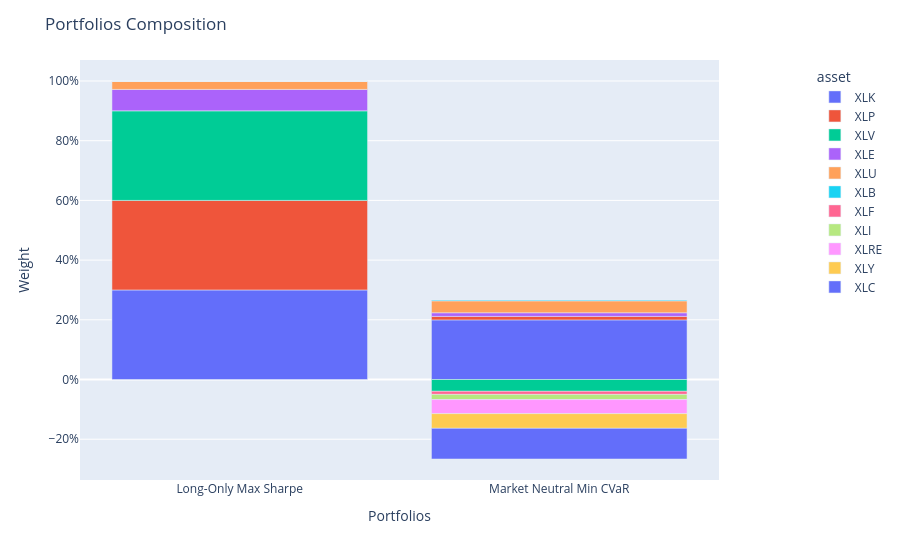

The notebook cell saved with this chart:
### Code cell
population = Population([pred_long_only, pred_market_neutral])

population.summary()

fig = population.plot_cumulative_returns()
fig.show(renderer="browser")
population.plot_composition()

### Figure 1 — Plotly figure (JSON) as saved in the notebook; plotly's stock layout.template omitted (floating-point values rounded to 4 significant figures)
{"data": [{"hovertemplate": "asset=XLK<br>index=%{x}<br>value=%{y}<extra></extra>", "legendgroup": "XLK", "marker": {"color": "#636efa", "pattern": {"shape": ""}}, "name": "XLK", "orientation": "v", "showlegend": true, "textposition": "auto", "type": "bar", "x": ["Long-Only Max Sharpe", "Market Neutral Min CVaR"], "xaxis": "x", "y": [0.3, 0.1998], "yaxis": "y"}, {"hovertemplate": "asset=XLP<br>index=%{x}<br>value=%{y}<extra></extra>", "legendgroup": "XLP", "marker": {"color": "#EF553B", "pattern": {"shape": ""}}, "name": "XLP", "orientation": "v", "showlegend": true, "textposition": "auto", "type": "bar", "x": ["Long-Only Max Sharpe", "Market Neutral Min CVaR"], "xaxis": "x", "y": [0.3, 0.01173], "yaxis": "y"}, {"hovertemplate": "asset=XLV<br>index=%{x}<br>value=%{y}<extra></extra>", "legendgroup": "XLV", "marker": {"color": "#00cc96", "pattern": {"shape": ""}}, "name": "XLV", "orientation": "v", "showlegend": true, "textposition": "auto", "type": "bar", "x": ["Long-Only Max Sharpe", "Market Neutral Min CVaR"], "xaxis": "x", "y": [0.3, -0.03952], "yaxis": "y"}, {"hovertemplate": "asset=XLE<br>index=%{x}<br>value=%{y}<extra></extra>", "legendgroup": "XLE", "marker": {"color": "#ab63fa", "pattern": {"shape": ""}}, "name": "XLE", "orientation": "v", "showlegend": true, "textposition": "auto", "type": "bar", "x": ["Long-Only Max Sharpe", "Market Neutral Min CVaR"], "xaxis": "x", "y": [0.0718, 0.01209], "yaxis": "y"}, {"hovertemplate": "asset=XLU<br>index=%{x}<br>value=%{y}<extra></extra>", "legendgroup": "XLU", "marker": {"color": "#FFA15A", "pattern": {"shape": ""}}, "name": "XLU", "orientation": "v", "showlegend": true, "textposition": "auto", "type": "bar", "x": ["Long-Only Max Sharpe", "Market Neutral Min CVaR"], "xaxis": "x", "y": [0.0282, 0.03985], "yaxis": "y"}, {"hovertemplate": "asset=XLB<br>index=%{x}<br>value=%{y}<extra></extra>", "legendgroup": "XLB", "marker": {"color": "#19d3f3", "pattern": {"shape": ""}}, "name": "XLB", "orientation": "v", "showlegend": true, "textposition": "auto", "type": "bar", "x": ["Long-Only Max Sharpe", "Market Neutral Min CVaR"], "xaxis": "x", "y": [0.0, 0.002831], "yaxis": "y"}, {"hovertemplate": "asset=XLF<br>index=%{x}<br>value=%{y}<extra></extra>", "legendgroup": "XLF", "marker": {"color": "#FF6692", "pattern": {"shape": ""}}, "name": "XLF", "orientation": "v", "showlegend": true, "textposition": "auto", "type": "bar", "x": ["Long-Only Max Sharpe", "Market Neutral Min CVaR"], "xaxis": "x", "y": [0.0, -0.01029], "yaxis": "y"}, {"hovertemplate": "asset=XLI<br>index=%{x}<br>value=%{y}<extra></extra>", "legendgroup": "XLI", "marker": {"color": "#B6E880", "pattern": {"shape": ""}}, "name": "XLI", "orientation": "v", "showlegend": true, "textposition": "auto", "type": "bar", "x": ["Long-Only Max Sharpe", "Market Neutral Min CVaR"], "xaxis": "x", "y": [0.0, -0.01727], "yaxis": "y"}, {"hovertemplate": "asset=XLRE<br>index=%{x}<br>value=%{y}<extra></extra>", "legendgroup": "XLRE", "marker": {"color": "#FF97FF", "pattern": {"shape": ""}}, "name": "XLRE", "orientation": "v", "showlegend": true, "textposition": "auto", "type": "bar", "x": ["Long-Only Max Sharpe", "Market Neutral Min CVaR"], "xaxis": "x", "y": [0.0, -0.04723], "yaxis": "y"}, {"hovertemplate": "asset=XLY<br>index=%{x}<br>value=%{y}<extra></extra>", "legendgroup": "XLY", "marker": {"color": "#FECB52", "pattern": {"shape": ""}}, "name": "XLY", "orientation": "v", "showlegend": true, "textposition": "auto", "type": "bar", "x": ["Long-Only Max Sharpe", "Market Neutral Min CVaR"], "xaxis": "x", "y": [0.0, -0.04921], "yaxis": "y"}, {"hovertemplate": "asset=XLC<br>index=%{x}<br>value=%{y}<extra></extra>", "legendgroup": "XLC", "marker": {"color": "#636efa", "pattern": {"shape": ""}}, "name": "XLC", "orientation": "v", "showlegend": true, "textposition": "auto", "type": "bar", "x": ["Long-Only Max Sharpe", "Market Neutral Min CVaR"], "xaxis": "x", "y": [0.0, -0.1028], "yaxis": "y"}], "layout": {"barmode": "relative", "legend": {"title": {"text": "asset"}, "tracegroupgap": 0, "x": 1.15, "xanchor": "left", "y": 0.99, "yanchor": "top"}, "margin": {"t": 60}, "title": {"text": "Portfolios Composition"}, "xaxis": {"anchor": "y", "domain": [0, 1], "title": {"text": "Portfolios"}}, "yaxis": {"anchor": "x", "domain": [0, 1], "tickformat": ",.0%", "title": {"text": "Weight"}}}}
